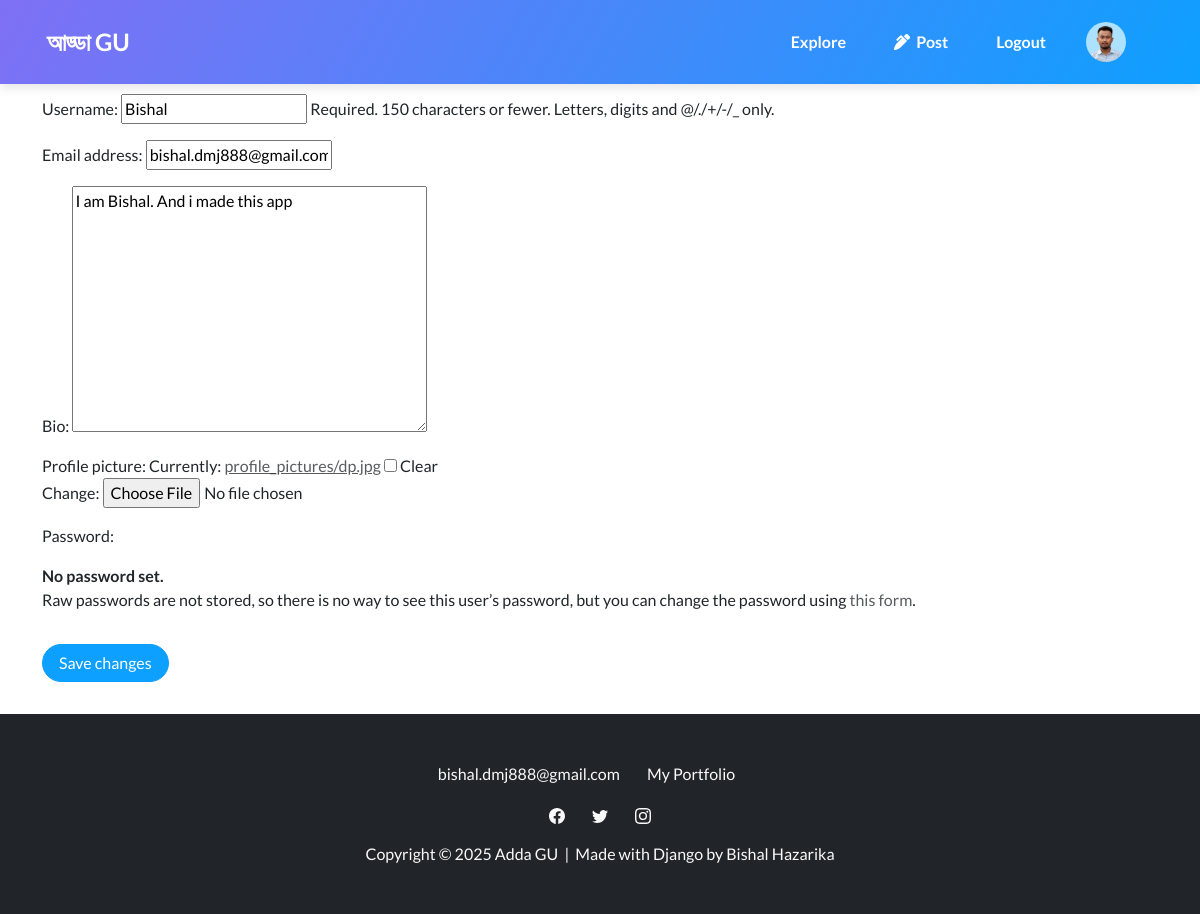
The page /users/edit_profile/ (signed in) on the database its author committed.
### users/models.py (models this page shows, shortened)
class CustomUser(AbstractUser):
    bio = models.TextField(blank=True, null=True)
    profile_picture = models.ImageField(upload_to='profile_pictures/',blank=True,null=True)
    followers = models.ManyToManyField('self', related_name='following', symmetrical=False, blank=True)

### users/views.py (the view)
# urls.py: path('edit_profile/', views.edit_profile_view, name='edit_profile'),
@login_required
def edit_profile_view(request):
    if request.method == 'POST':
        form = CustomUserChangeForm(request.POST, request.FILES, instance=request.user)
        if form.is_valid():
            form.save()
            return redirect('profile')
    else:
        form = CustomUserChangeForm(instance=request.user)
    return render(request, 'users/edit_profile.html', {'form': form})

### users/forms.py
class CustomUserChangeForm( UserChangeForm):
    class Meta:
        model = CustomUser
        fields = ('username', 'email', 'bio', 'profile_picture')

### users/templates/users/edit_profile.html (shortened to what this page needs)
{% extends 'base.html' %}
{% block content %}
    <h2>Edit Profile</h2>
    <form method="post" enctype="multipart/form-data">
        {{ form.as_p }}
        <button type="submit" class="btn btn-primary mt-3">Save changes</button>
    </form>
{% endblock %}

### users/templates/base.html (shortened to what this page needs)
{% load static %}
<!DOCTYPE html>
<html data-bs-theme="light">
<head>
    <link rel="stylesheet" href="{% static 'users/assets/bootstrap/css/bootstrap.min.css' %}">
    <link rel="stylesheet" href="{% static 'users/assets/fonts/fontawesome-all.min.css' %}">
    <link rel="stylesheet" href="{% static 'users/assets/css/pikaday.min.css' %}">
    <link rel="stylesheet" href="{% static 'users/explore/css/animate.min.css' %}">
    <link rel="stylesheet" href="{% static 'users/explore/css/Navbar-Right-Links-Dark-icons.css' %}">
</head>
<body>
    <nav class="navbar navbar-expand-lg fixed-top portfolio-navbar gradient navbar-dark">
        <div class="container">
            <a class="navbar-brand logo" href="{% url 'home' %}"><strong>&nbsp;আড্ডা GU</strong></a>
            <div class="collapse navbar-collapse" id="navbarNav">
                <ul class="navbar-nav ms-auto">
                    <li class="nav-item"><a class="nav-link active" href="{% url 'home' %}">Explore</a></li>
                    {% if user.is_authenticated %}
                        <li class="nav-item"><a class="nav-link" href="{% url 'create_post' %}"><i class="fas fa-pen-alt"></i>&nbsp; Post</a></li>
                        <li class="nav-item"><a class="nav-link" href="{% url 'logout' %}">Logout</a></li>
                        <li class="nav-item">
                            <a href="{% url 'profile' %}">
                            {% if user.profile_picture %}
                                <img class="rounded-circle" width="40" height="40" src="{{ user.profile_picture.url }}">
                            {% else %}
                                <img class="rounded-circle" width="40" height="40" src="https://via.placeholder.com/40">
                            {% endif %}
                        </a>
                        </li>
                    {% else %}
                        <li class="nav-item"><a class="nav-link" href="{% url 'signup' %}">Sign Up</a></li>
                        <li class="nav-item"><a class="nav-link" href="{% url 'login' %}">Login</a></li>
                    {% endif %}
                </ul>
            </div>
        </div>
    </nav>
    <div class="container mt-5 content">
        {% block content %}{% endblock %}
    </div>
    <footer class="text-center bg-dark">
        <div class="container text-white py-4 py-lg-5">
            <ul class="list-inline">
                <li class="list-inline-item me-4"><a class="link-light" href="#">bishal.dmj888@gmail.com</a></li>
                <li class="list-inline-item me-4"><a class="link-light" href="https://bishalhazarika.pythonanywhere.com/">My Portfolio</a></li>
            </ul>
            <ul class="list-inline">
                <li class="list-inline-item me-4"></li>
                <li class="list-inline-item me-4"></li>
                <li class="list-inline-item"></li>
            </ul>
            <p class="mb-0" style="color: var(--bs-light);">Copyright © 2025 Adda GU&nbsp; |&nbsp; Made with Django by Bishal Hazarika</p>
        </div>
    </footer>
</body>
</html>

### users/templates/base.html (style rules this page uses)
html, body { height: 100%; }
body { display: flex; flex-direction: column; }
.navbar { margin-bottom: 2rem !important; }
.content { flex: 1; }
footer { background-color: #343a40; color: white; padding: 0rem 0; margin-top: 2rem; }

### rows shown on the page
CustomUser: profile_picture (picture), username "Bishal", email "bishal.dmj888@gmail.com", bio "I am Bishal. And i made this app"
